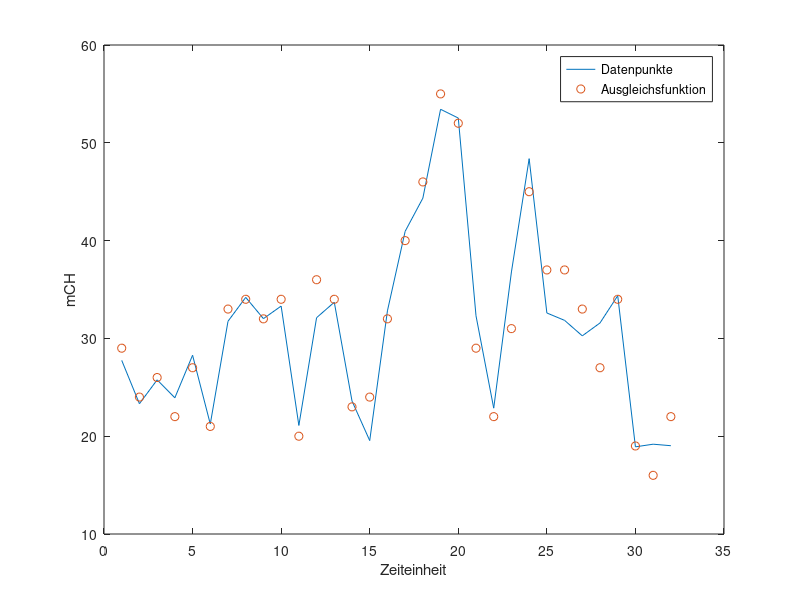

This chart was generated by the following MATLAB code:
%% data section
data = [33.00 53.00 3.32 3.42 29.00
        31.00 36.00 3.10 3.26 24.00
        33.00 51.00 3.18 3.18 26.00
        37.00 51.00 3.39 3.08 22.00
        36.00 54.00 3.20 3.41 27.00
        35.00 35.00 3.03 3.03 21.00
        59.00 56.00 4.78 4.57 33.00
        60.00 60.00 4.72 4.72 34.00
        59.00 60.00 4.60 4.41 32.00
        60.00 60.00 4.53 4.53 34.00
        34.00 35.00 2.90 2.95 20.00
        60.00 59.00 4.40 4.36 36.00
        60.00 62.00 4.31 4.42 34.00
        60.00 36.00 4.27 3.94 23.00
        62.00 38.00 4.41 3.49 24.00
        62.00 61.00 4.39 4.39 32.00
        90.00 64.00 7.32 6.70 40.00
        90.00 60.00 7.32 7.20 46.00
        92.00 92.00 7.45 7.45 55.00
        91.00 92.00 7.27 7.26 52.00
        61.00 62.00 3.91 4.08 29.00
        59.00 42.00 3.75 3.45 22.00
        88.00 65.00 6.48 5.80 31.00
        91.00 89.00 6.70 6.60 45.00
        63.00 62.00 4.30 4.30 37.00
        60.00 61.00 4.02 4.10 37.00
        60.00 62.00 4.02 3.89 33.00
        59.00 62.00 3.98 4.02 27.00
        59.00 62.00 4.39 4.53 34.00
        37.00 35.00 2.75 2.64 19.00
        35.00 35.00 2.59 2.59 16.00
        37.00 37.00 2.73 2.59 22.00];

%% Code section
n = 32;
y = data(:,5);
x = 1:32;

% Form der Ausgleichsfunktion
f1 = @(Ttank) Ttank;
f2 = @(Tbenzin) Tbenzin;
f3 = @(pTank) pTank;
f4 = @(pBenzin) pBenzin;

% Lösen der Normalgleichung
A = zeros(n,4);
    for i=1:n
        A(i, 1) = f1(data(i,1)); 
        A(i, 2) = f2(data(i,2)); 
        A(i, 3) = f3(data(i,3)); 
        A(i, 4) = f3(data(i,4)); 
    end
AT = A';
ATA = AT * A;
ATy = AT * y;
koeffizienten = linsolve(ATA, ATy);

% Plotten der gegebenen Werte und der erhaltenen Ausgleichsfunktion
p = koeffizienten(1).*data(:,1) + koeffizienten(2).*data(:,2) + koeffizienten(3).*data(:,3) + koeffizienten(4).*data(:,4);
plot(x, p, x, y, 'o');
legend('Datenpunkte','Ausgleichsfunktion');
xlabel('Zeiteinheit');
ylabel('mCH');


